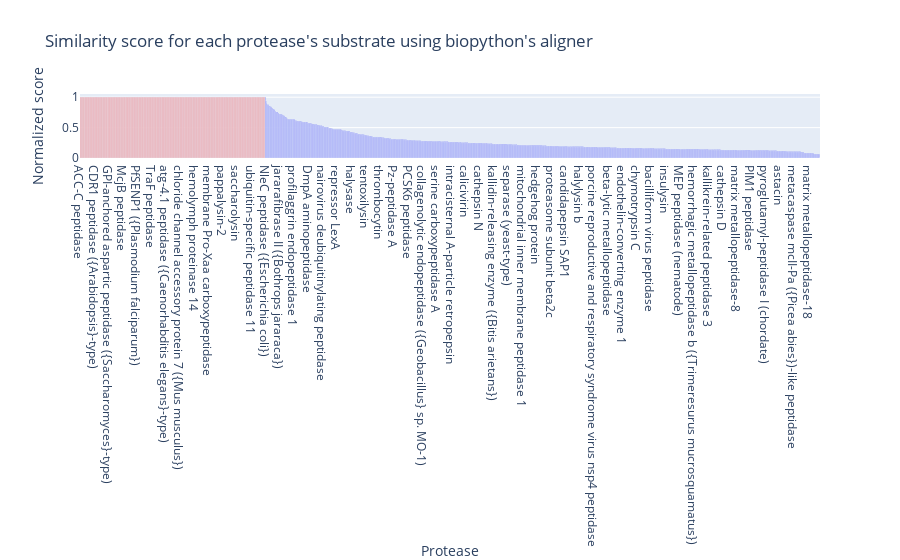
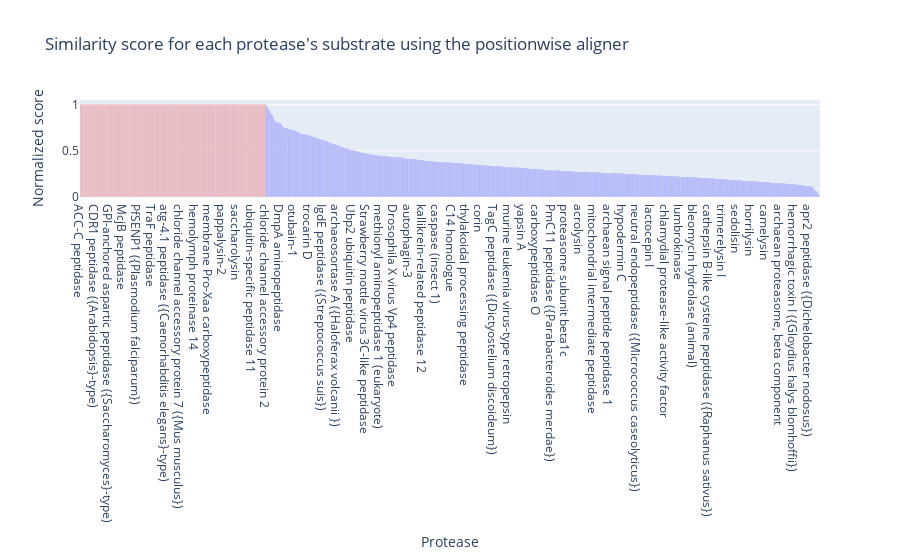

These figures' notebook cell, in order:
### Code cell
plot_substrate_similarities(substrate_similarities_biopython, title="Similarity score for each protease's substrate using biopython's aligner")
plot_substrate_similarities(substrate_similarities_positionwise,
                            title="Similarity score for each protease's substrate using the positionwise aligner")

### Figure 1 — Plotly figure (JSON) as saved in the notebook; plotly's stock layout.template omitted (floating-point values rounded to 4 significant figures; data arrays with more than 128 entries replaced by an {"elided": "..."} marker saying what was removed)
{"data": [{"marker": {"color": {"elided": "1192 str values"}}, "type": "bar", "x": {"elided": "1192 str values"}, "y": {"elided": "1192 float values"}}], "layout": {"title": {"text": "Similarity score for each protease's substrate using biopython's aligner"}, "xaxis": {"title": {"text": "Protease"}}, "yaxis": {"title": {"text": "Normalized score"}}}}

### Figure 2 — Plotly figure (JSON) as saved in the notebook; plotly's stock layout.template omitted (floating-point values rounded to 4 significant figures; data arrays with more than 128 entries replaced by an {"elided": "..."} marker saying what was removed)
{"data": [{"marker": {"color": {"elided": "1192 str values"}}, "type": "bar", "x": {"elided": "1192 str values"}, "y": {"elided": "1192 float values"}}], "layout": {"title": {"text": "Similarity score for each protease's substrate using the positionwise aligner"}, "xaxis": {"title": {"text": "Protease"}}, "yaxis": {"title": {"text": "Normalized score"}}}}
